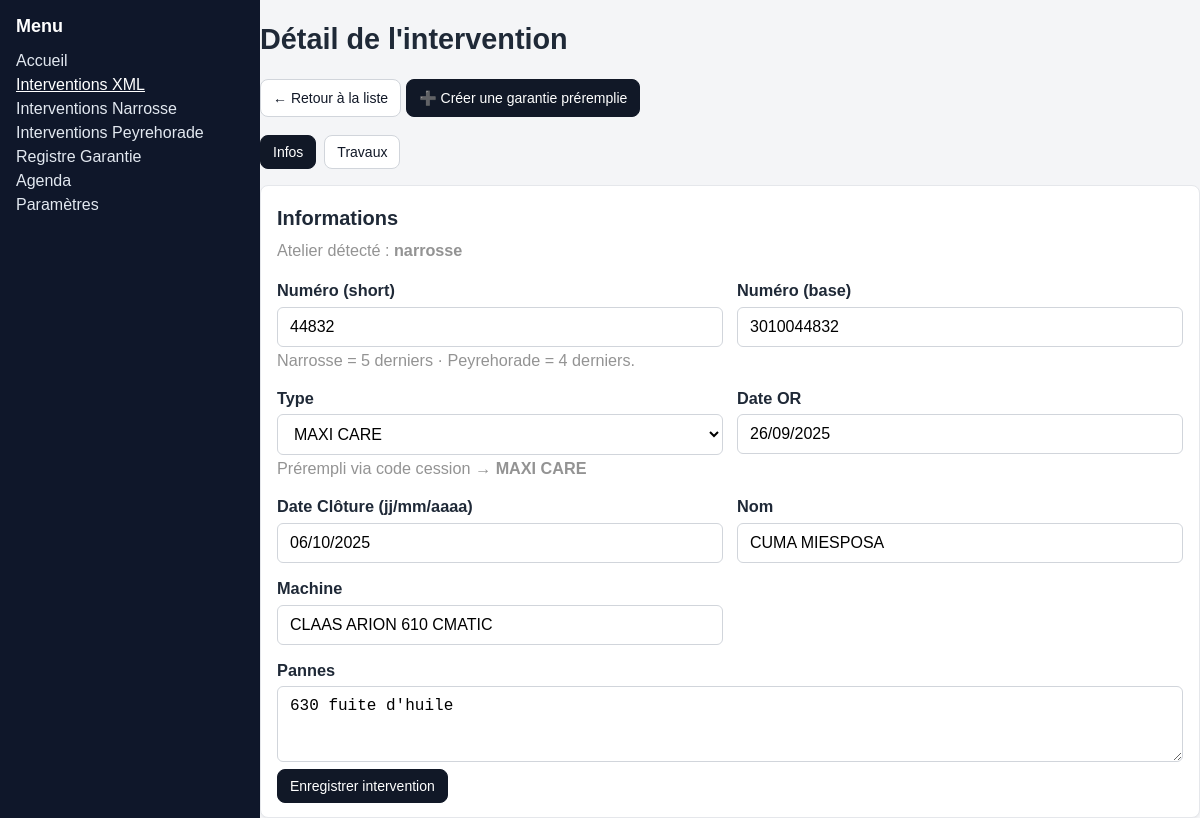
The page /interventions-xml/item/1 on the database its author committed.
### tables this page shows
CREATE TABLE interventions (
	Activite TEXT,
	Adresse TEXT,
	Adresse_Livraison TEXT,
	Adresse_Livraison__Suite_ TEXT,
	Alerte_SMS TEXT,
	Atelier TEXT,
	Avancement TEXT,
	"C.P." TEXT,
	"C.P.__Livraison_" TEXT,
	Cession TEXT,
	Cession_HT TEXT,
	Client TEXT,
	Client__Livraison_ TEXT,
	Constructeur TEXT,
	Date TEXT,
	Date_Deb_Trav TEXT,
	Date_Facture TEXT,
	Date_Fin_Gar TEXT,
	Date_Fin_Trav TEXT,
	Date_Liv_Prévue TEXT,
	Date_Mise_ES TEXT,
	Degré_d_Urgence TEXT,
	Dt_prévue_Fin_Trav TEXT,
	Etat TEXT,
	Facturable_HT TEXT,
	Heures TEXT,
	Id_Materiel_ TEXT,
	"Immat." TEXT,
	KM TEXT,
	Libellé_Court TEXT,
	Magasin TEXT,
	Mécano TEXT,
	N__Facture TEXT,
	N__TVA TEXT,
	Nature_Mat TEXT,
	No_Chassis TEXT,
	No_Interne TEXT,
	No_Moteur TEXT,
	No_Serie TEXT,
	Nom TEXT,
	Note TEXT,
	Note_d_origine TEXT,
	Numéro TEXT,
	Pièces_Dispo_ TEXT,
	Portable TEXT,
	Profession TEXT,
	Préparateur TEXT,
	Responsable TEXT,
	"Réf._client" TEXT,
	Secteur TEXT,
	Sur_Site TEXT,
	Tps_Prévu TEXT,
	Travaux TEXT,
	"Type" TEXT,
	Type_Fact TEXT,
	Typfac TEXT,
	Téléphones TEXT,
	Vendeur TEXT,
	Ville TEXT,
	Ville__Livraison_ TEXT,
	traiter INTEGER DEFAULT (0) NOT NULL
, num_short NUMERIC, "Enregistré" TEXT);

CREATE TABLE cession_codes (
        id INTEGER PRIMARY KEY AUTOINCREMENT,
        code_prefix TEXT NOT NULL UNIQUE,
        label TEXT,
        include_gt20 INTEGER NOT NULL DEFAULT 1,
        active INTEGER NOT NULL DEFAULT 1,
        notes TEXT,
        created_at TEXT DEFAULT CURRENT_TIMESTAMP,
        updated_at TEXT DEFAULT CURRENT_TIMESTAMP
    , type_garantie TEXT, "type_facturation" TEXT);

### modules/routes/interventions_xml.py (the view, shortened to what this page needs)
@router.get("/interventions-xml/item/{rowid}")
def intervention_xml_detail(request: Request, rowid: int):
    with get_conn() as conn:
        if not table_exists(conn, "interventions"):
            return PlainTextResponse("Table interventions inexistante", status_code=404)
        cur = conn.execute('SELECT ROWID AS _rowid_, * FROM "interventions" WHERE ROWID = ?', (rowid,))
        row = cur.fetchone()
        if not row:
            return PlainTextResponse("Intervention introuvable", status_code=404)
        cols = [d[0] for d in cur.description] if cur.description else []
        d = dict(zip(cols, row))
        colmap = detect_columns_for_detail(cols)
        numero_col = colmap["numero"]
        num_short_col = colmap.get("num_short")
        cession_col = colmap["cession"]
        numero_val = d.get(numero_col) if numero_col else ""
        num_base, derived_short, site_val = _extract_num_base_and_short_from_num(numero_val)
        num_short = str(d.get(num_short_col) or "").strip() if num_short_col else ""
        if not num_short:
            num_short = derived_short
        maintenance_defaults = {
            'checked': False,
            'rapport_adour': '',
            'rapport_mol': '',
            'rapport_sol': '',
            'revision_objet': '',
            'revision_desc': '',
        }
        constructeur_raw = (d.get("Constructeur") or "").strip()
        marque_label = constructeur_raw[3:].strip() if len(constructeur_raw) > 3 else constructeur_raw
        if not marque_label:
            marque_label = "Marque"
        garantie_defaults = {
            'checked': False,
            'rapport_adour': '',
            'rapport_marque': '',
            'marque_label': marque_label
        }
        target_short_digits = _digits(num_short)
        target_full_digits = _digits(num_base)
        rows_g: list[tuple[str, str, str, str]] = []
        if num_short or num_base:
            candidates: list[str] = []
            raw_num_short = _safe_str(num_short)
            if raw_num_short:
                candidates.append(raw_num_short)
            if target_short_digits:
                candidates.append(target_short_digits)
                stripped_short = target_short_digits.lstrip("0")
                if stripped_short and stripped_short != target_short_digits:
                    candidates.append(stripped_short)
            if target_full_digits:
                candidates.append(target_full_digits)
                stripped_full = target_full_digits.lstrip("0")
                if stripped_full and stripped_full != target_full_digits:
                    candidates.append(stripped_full)
            seen_tokens: set[str] = set()
            search_tokens: list[str] = []
            for cand in candidates:
                if not cand:
                    continue
                if cand in seen_tokens:
                    continue
                seen_tokens.add(cand)
                search_tokens.append(cand)
            if search_tokens:
                clauses = " OR ".join(["CAST(NUM_OR AS TEXT) LIKE ?"] * len(search_tokens))
                sql = (
                    "SELECT ROWID, NUM_DG, NUM_OR, Type, NUM_Recepice "
                    "FROM garanties "
                    f"WHERE {clauses} "
                    "ORDER BY ROWID DESC"
                )
                like_params = [f"%{token}%" for token in search_tokens]
                try:
                    fetched = conn.execute(sql, like_params).fetchall()
                except Exception:
                    fetched = []
                seen_rowids: set[int] = set()
                if not rows_g:
                    for _, num_dg_val, num_or_val, type_val, recep_val in fetched:
                        rows_g.append(
                            (
                                _safe_str(num_dg_val),
                                _safe_str(num_or_val),
                                _safe_str(type_val),
                                _safe_str(recep_val),
                            )
                        )
        maintenance_checked = bool(
            maintenance_defaults['rapport_adour']
            or maintenance_defaults['rapport_mol']
            or maintenance_defaults['rapport_sol']
        )
        maintenance_defaults['checked'] = maintenance_defaults['checked'] or maintenance_checked
        garantie_checked = bool(
            garantie_defaults['rapport_adour']
            or garantie_defaults['rapport_marque']
        )
        if maintenance_defaults['checked']:
            garantie_defaults['checked'] = False
        else:
            garantie_defaults['checked'] = garantie_defaults['checked'] or garantie_checked
        travaux_raw = d.get("Travaux") or ""
        travaux_xml = html.unescape(str(travaux_raw)).replace("\r\n", "\n").replace("\r", "\n").strip()
        type_op_selected = ""
        cession_val = (d.get(cession_col) or "").strip() if cession_col else ""
        if cession_val:
            rows = conn.execute(
                """
                SELECT code_prefix, type_facturation
                FROM cession_codes
                WHERE active = 1 AND type_facturation IS NOT NULL AND type_facturation <> ''
                """
            ).fetchall()
            best_len = -1
            best_type = ""
            fallback_len = -1
            fallback_type = ""
            cession_up = cession_val.upper()
            for pref, tf in rows:
                p = (pref or "").upper().strip()
                if not p:
                    continue
                if cession_up.startswith(p) and len(p) > best_len:
                    best_len = len(p)
                    best_type = (tf or "").strip()
                trimmed = p.rstrip(" 0123456789")
                if trimmed and trimmed != p and cession_up.startswith(trimmed) and len(trimmed) > fallback_len:
                    fallback_len = len(trimmed)
                    fallback_type = (tf or "").strip()
            type_op_selected = best_type or fallback_type
    return templates.TemplateResponse(
        "intervention_xml_detail.html",
        {
            "request": request,
            "row": d,
            "rowid": rowid,
            "num_short": num_short,
            "num_base": num_base,
            "site_val": site_val,
            "travaux_xml": travaux_xml,
            "type_op_selected": type_op_selected,
            "maintenance_defaults": maintenance_defaults,
            "garantie_defaults": garantie_defaults,
            "garantie_rows": rows_g,
        },
    )

### modules/core/db.py (called while the page is built)
def get_db_path() -> str:
    return get_settings().sqlite_path()

def get_conn():
    conn = sqlite3.connect(get_db_path())
    conn.row_factory = None
    return conn

def table_exists(conn, name: str) -> bool:
    cur = conn.execute("SELECT name FROM sqlite_master WHERE type in ('table','view') AND name = ?", (name,))
    return cur.fetchone() is not None

### modules/routes/interventions_xml.py (called while the page is built)
def _safe_str(value) -> str:
    return "" if value is None else str(value).strip()

def _digits(value) -> str:
    return re.sub(r"\\D+", "", str(value or ""))

def _derive_site_from_num(numero: str) -> str:
    digits = re.sub(r"\D+", "", str(numero or ""))
    if len(digits) >= 3:
        pref = digits[:3]
        if pref == "301":
            return "narrosse"
        if pref == "302":
            return "peyrehorade"
    return ""

def _short_len_for_site(site: str) -> int:
    s = (site or "").lower()
    if "narrosse" in s:
        return 5
    if "peyrehorade" in s:
        return 4
    return 5

def _extract_num_base_and_short_from_num(numero: str):
    digits = re.sub(r"\D+", "", str(numero or ""))
    site = _derive_site_from_num(digits)
    n = _short_len_for_site(site)
    num_short = digits[-n:] if digits else ""
    num_base = digits
    return num_base, num_short, site

### templates/intervention_xml_detail.html (shortened to what this page needs)
{% extends "base.html" %}
{% block content %}
<div class="page--detail">
  <h1>Détail de l'intervention</h1>
  <p><a class="btn btn-secondary" href="/interventions-xml">← Retour à la liste</a>
<a class="btn"
   href="/garanties/new?from_intervention={{ rowid }}"
   target="_blank" rel="noopener noreferrer">
  ➕ Créer une garantie préremplie
</a>
  <div class="tabs">
    <button class="btn" type="button" data-tab="tab-infos">Infos</button>
    <button class="btn btn-secondary" type="button" data-tab="tab-travaux">Travaux</button>
  </div>
<section id="tab-infos" class="card tab-pane">
  <h2>Informations</h2>
  {% if site_val %}
    <p class="muted" style="margin-top:-6px">Atelier détecté : <strong>{{ site_val }}</strong></p>
  {% endif %}
  <form method="post" action="/interventions-xml/item/{{ rowid }}/save">
    <div class="grid-2">
      <div>
        <label class="label">Numéro (short)</label>
        <input class="input" type="text" value="{{ num_short or '' }}">
        <small class="muted">Narrosse = 5 derniers · Peyrehorade = 4 derniers.</small>
      </div>
      <div>
        <label class="label">Numéro (base)</label>
        <input class="input" type="text" value="{{ num_base or '' }}" readonly>
      </div>
      <div>
        <label class="label">Type</label>
        <select class="input" name="type_op">
          {% set _sel = (type_op_selected or '') %}
          {% for opt in [
            "FACTURABLE",
            "GARANTIE",
            "MAXI CARE",
            "CESSION",
            "OS",
            "ENTRETIEN PREVENTIF",
            "AVOIR",
            "MALFACON",
            "AFFAIRE COMMERCIALE",
            "SUPPRIMER",
            "CAMPA CARE",
            "LOCATION CLAAS",
            "GARANTIE OCCASION",
            "ASSURANCE"
          ] %}
            <option value="{{ opt }}" {{ 'selected' if _sel==opt else '' }}>{{ opt }}</option>
          {% endfor %}
        </select>
        {% if type_op_selected %}
          <small class="muted">Prérempli via code cession → <strong>{{ type_op_selected }}</strong></small>
        {% endif %}
      </div>
      <div>
        <label class="label">Date OR</label>
        <input class="input" type="text"
               value="{{ row.get('Date') or row.get('Date_Deb_Trav') or row.get('Date_Creation') or row.get('Date_Ouverture') or '' }}"
               readonly />
      </div>
      <div>
        <label class="label">Date Clôture (jj/mm/aaaa)</label>
        <input class="input" id="date_jour" name="date_jour" placeholder="jj/mm/aaaa" />
      </div>
      <div>
        <label class="label">Nom</label>
        <input class="input" type="text" value="{{ row.get('Nom') or row.get('Client') or row.get('Raison_Sociale') or '' }}" readonly />
      </div>
      <div>
        <label class="label">Machine</label>
        <input class="input" name="libelle_court"
               value="{{ row.get('Libellé_Court') or row.get('Libelle_Court') or '' }}" />
      </div>
      <div class="col-span-2">
        <label class="label">Pannes</label>
        <textarea class="input" name="notes" rows="3">{{ row.get('Notes') or row.get('Note') or row.get('Commentaire') or row.get('Commentaires') or '' }}</textarea>
      </div>
    </div>
    <button class="btn">Enregistrer intervention</button>
  </form>
</section>
</div>
{% endblock %}

### static/styles.css (style rules this page uses)
* { box-sizing: border-box; }
html, body { height: 100%; }
body { margin: 0; font-family: Arial, Helvetica, sans-serif; background: #f4f5f7; color: #1f2937; }
.muted { color: #6b7280; }
.card { background: #fff; border: 1px solid #e5e7eb; border-radius: 8px; padding: 12px; box-shadow: 0 1px 2px rgba(0,0,0,.04); }
.input, input[type="text"], input[type="number"], input[type="date"], select, textarea { width: 100%; padding: 8px 10px; border: 1px solid #d1d5db; border-radius: 6px; background: #fff; font-size: 14px; }
.btn { display: inline-flex; align-items: center; justify-content: center; padding: 8px 12px; background: #111827; color: #fff; border: 1px solid #111827; border-radius: 8px; cursor: pointer; text-decoration: none; font-size: 14px; }
.btn-secondary { background: #fff; color: #111827; border-color: #d1d5db; }
.label { display:block; font-weight: 600; margin-bottom: 4px; }
.grid-2 { display:grid; grid-template-columns: 1fr 1fr; gap: 12px; }
.col-span-2 { grid-column: span 2; }
.muted { color:#64748b }
.tabs { display:flex; gap:6px; margin-bottom:10px; flex-wrap:wrap; }
.label { font-weight:600; margin-bottom:4px; display:block; }
.input, .textarea, .select { width:100%; box-sizing:border-box; padding:10px 12px; }
.muted { opacity:.7; font-size:.9em; }
.page--detail { font-size: 18px; line-height: 1.45; }
.page--detail h1 { font-size: 1.8rem; margin-bottom: .6rem; }
.page--detail h2 { font-size: 1.25rem; margin: 0.2rem 0 0.8rem; }
.page--detail .label { font-weight: 600; font-size: 1.02rem; margin-bottom: 4px; display:block; }
.page--detail .input { font-size: 1rem; padding: 10px 12px; }
.page--detail .card { padding: 14px 16px; }
.page--detail .grid-2 { display:grid; grid-template-columns: 1fr 1fr; gap: 14px; }
.page--detail .col-span-2 { grid-column: span 2; }
.page--detail .muted { color: #666; }
.page--detail .tabs { margin:10px 0 16px; display:flex; gap:8px; }
.page--detail .tab-pane { margin-top: 8px; }

### rows shown on the page
interventions: Numéro "3010044832", Date "26/09/2025", Nom "CUMA MIESPOSA", libelle_court "CLAAS ARION 610 CMATIC", notes "630 fuite d'huile"
cession_codes: type_facturation "MAXI CARE"

### other values the page prints
{{ site_val }} "narrosse"
form field type_op "MAXI CARE"
